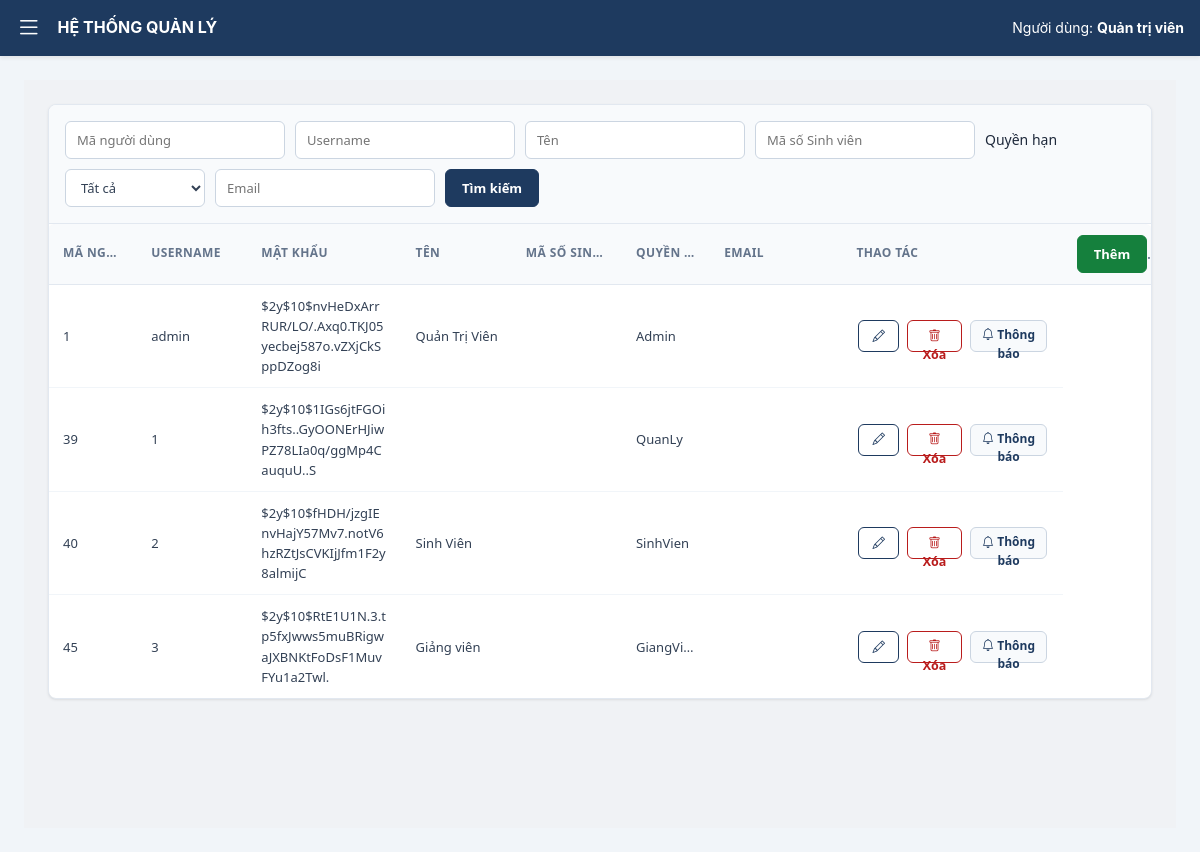
Screenshot of /admin.php?tab=nguoidung (signed in) with the database file from the repository.
### tables this page shows
CREATE TABLE `nguoi_dung` (
  `MaNguoiDung` int(11) NOT NULL,
  `TenDangNhap` varchar(50) NOT NULL,
  `MatKhau` varchar(255) NOT NULL,
  `HoTen` varchar(100) NOT NULL,
  `mssv` varchar(20) DEFAULT NULL,
  `Quyen` varchar(50) NOT NULL,
  `Email` varchar(200) DEFAULT NULL
);

### nguoidung.php (the view, shortened to what this page needs)
<div class="admin-page-content">
    <div>
        <div>
            <input type="text"   id="tk1" placeholder="Mã người dùng">
            <input type="text"   id="tk2" placeholder="Username">
            <input type="text"   id="tk4" placeholder="Tên">
            <input type="text"   id="tk5" placeholder="Mã số Sinh viên">
            Quyền hạn
            <select id="tk6">
                <option value="">Tất cả</option>
            </select>
            <input type="text" id="tk7" placeholder="Email">
            <button class="button-timkiem">Tìm kiếm</button>
        </div>
        <div class="table-wrap">
        <table id="bang-nguoidung">
            <colgroup>
                <col class="col-manguoidung">
                <col class="col-username">
                <col class="col-matkhau">
                <col class="col-ten">
                <col class="col-mssv">
                <col class="col-quyen">
                <col class="col-email">
                <col class="col-thaotac">
                <col class="col-them">
            </colgroup>
            <thead>
                <tr>
                    <th>Mã người dùng</th>
                    <th>Username</th>
                    <th>Mật khẩu</th>
                    <th>Tên</th>
                    <th>Mã số Sinh viên</th>
                    <th>Quyền hạn</th>
                    <th>Email</th>
                    <th>Thao tác</th>
                    <th><button id="them">Thêm</button></th>
                </tr>
            </thead>
            <tbody id="table-content">
                <?php
                    $nguoi_dung = mysqli_query($conn, "SELECT * FROM nguoi_dung");
                    while ($nd = mysqli_fetch_assoc($nguoi_dung)) {
                        echo "
                            <tr id='{$nd['TenDangNhap']}'>
                                <td>{$nd['MaNguoiDung']}</td>
                                <td>{$nd['TenDangNhap']}</td>
                                <td>{$nd['MatKhau']}</td>
                                <td>{$nd['HoTen']}</td>
                                <td>{$nd['mssv']}</td>
                                <td>{$nd['Quyen']}</td>
                                <td>{$nd['Email']}</td>
                                <td>
                                    <div class=\"action-cell\">
                                        <button class=\"tuychinh\"
                                            data-id='{$nd['TenDangNhap']}'
                                            data-manguoidung='{$nd['MaNguoiDung']}'
                                            data-username='{$nd['TenDangNhap']}'
                                            data-matkhau='{$nd['MatKhau']}'
                                            data-ten='{$nd['HoTen']}'
                                            data-mssv='{$nd['mssv']}'
                                            data-quyen='{$nd['Quyen']}'
                                            data-email='{$nd['Email']}'
                                            title=\"Chỉnh sửa\">
                                            <i class=\"bi bi-pencil\"></i>
                                        </button>
                                        <button class=\"xoa\"
                                            data-id='{$nd['TenDangNhap']}'
                                            data-quyen='{$nd['Quyen']}'
                                            title=\"Xóa\">
                                            <i class=\"bi bi-trash\"></i> Xóa
                                        </button>
                                        <button class=\"thongbao\"
                                            data-id='{$nd['MaNguoiDung']}'
                                            data-ten='{$nd['HoTen']}'
                                            data-email='{$nd['Email']}'
                                            title=\"Gửi thông báo\">
                                            <i class=\"bi bi-bell\"></i> Thông báo
                                        </button>
                                    </div>
                                </td>
                            </tr>
                        ";
                    }
                ?>
            </tbody>
        </table>
        </div>
    </div>
</div>

### style.css (style rules this page uses)
:root { --navy-900: #0a1f3d; --navy-800: #1a3c6e; --navy-700: #1e4d91; --blue-500: #3b82f6; --blue-100: #dbeafe; --blue-50: #eff6ff; --slate-900: #0f172a; --slate-700: #334155; --slate-500: #64748b; --slate-400: #94a3b8; --slate-300: #cbd5e1; --slate-200: #e2e8f0; --slate-100: #f1f5f9; --slate-50: #f8fafc; --green-700: #15803d; --green-100: #dcfce7; --amber-700: #b45309; --amber-100: #fef3c7; --red-700: #b91c1c; --red-100: #fee2e2; --violet-700:#6d28d9; --violet-100:#ede9fe; --shadow-sm: 0 1px 3px rgba(15,23,42,.08), 0 1px 2px rgba(15,23,42,.04); --shadow-md: 0 4px 8px rgba(15,23,42,.08), 0 2px 4px rgba(15,23,42,.04); --radius: 6px; }
*, *::before, *::after { margin: 0; padding: 0; box-sizing: border-box; }
body { font-family: 'Inter', system-ui, -apple-system, 'Segoe UI', sans-serif; background: var(--slate-100); color: var(--slate-700); min-height: 100vh; font-size: 14px; line-height: 1.55; -webkit-font-smoothing: antialiased; }
table { width: 100%; border-collapse: collapse; background: #fff; border-radius: var(--radius); box-shadow: var(--shadow-sm); overflow: hidden; }
table thead th { background: var(--slate-50); padding: 11px 16px; text-align: left; font-size: 12px; font-weight: 700; color: var(--slate-500); border-bottom: 1px solid var(--slate-200); white-space: nowrap; }
table tbody td { padding: 12px 16px; font-size: 13.5px; color: var(--slate-700); border-bottom: 1px solid var(--slate-100); vertical-align: middle; }
table tbody tr:last-child td { border-bottom: none; }

### rows the page displays
nguoi_dung: MaNguoiDung "1", TenDangNhap "admin", MatKhau "$2y$10$nvHeDxArrRUR/LO/.Axq0.TKJ05yecbej587o.vZXjCkSppDZog8i", HoTen "Quản Trị Viên", Quyen "Admin"
nguoi_dung: MaNguoiDung "39", TenDangNhap "1", MatKhau "$2y$10$1IGs6jtFGOih3fts..GyOONErHJiwPZ78LIa0q/ggMp4CauquU..S", Quyen "QuanLy"
nguoi_dung: MaNguoiDung "40", TenDangNhap "2", MatKhau "$2y$10$fHDH/jzgIEnvHajY57Mv7.notV6hzRZtJsCVKIjJfm1F2y8almijC", HoTen "Sinh Viên", Quyen "SinhVien"
nguoi_dung: MaNguoiDung "45", TenDangNhap "3", MatKhau "$2y$10$RtE1U1N.3.tp5fxJwws5muBRigwaJXBNKtFoDsF1MuvFYu1a2Twl.", HoTen "Giảng viên", Quyen "GiangVi…"
